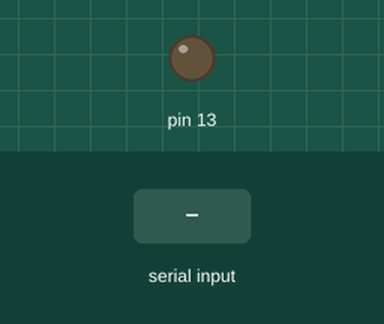
The sketch below on a simulated Arduino Uno, built with avr-gcc and run on an emulated ATmega328P. On the bench: output pins drawn as LEDs (lit = HIGH). Inputs (shaded band) come from the test bench. What the sketch prints to the serial monitor is not drawn.

Above: at 1.3 s.
1.4 s: "1" received over the second serial link
At 2.6 s:
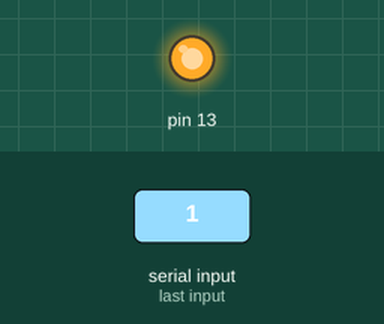
2.9 s: "0" received over the second serial link
At 3.7 s:
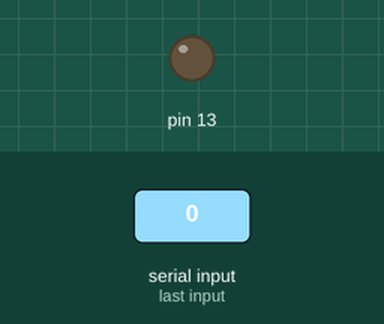
Timing chart, 0 to 5.9 s (numbered marks = the images above; inputs shaded):
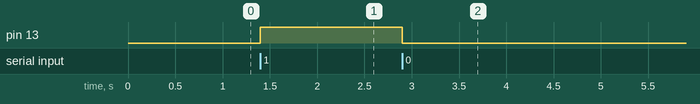

The sketch:

bluetooth_ino.ino
```cpp
#include <SoftwareSerial.h>

int bluetoothTx = 2;
int bluetoothRx = 3;

SoftwareSerial bluetooth(bluetoothTx, bluetoothRx);

void setup()
{
  //Setup usb serial connection to computer
  Serial.begin(9600);

  //Setup Bluetooth serial connection to android
  bluetooth.begin(115200);
  bluetooth.print("$$$");
  delay(100);
  bluetooth.println("U,9600,N");
  bluetooth.begin(9600);
  pinMode(13, OUTPUT);
}

void loop()
{
  //Read from bluetooth and write to usb serial
  if(bluetooth.available())
  {
    char toSend = (char)bluetooth.read();
    switch(toSend){
      case '0':
        digitalWrite(13, LOW);
      break;
      case '1':
        digitalWrite(13, HIGH);
      break;
    }
    Serial.print(toSend);
  }else{
    Serial.print(".");
  }

  //Read from usb serial to bluetooth
  if(Serial.available())
  {
    char toSend = (char)Serial.read();
    bluetooth.print(toSend);
  }
}
```

Measured:
- after the input at 1.4 s, pin 13: LOW → HIGH at once
- after the input at 2.9 s, pin 13: HIGH → LOW at once
